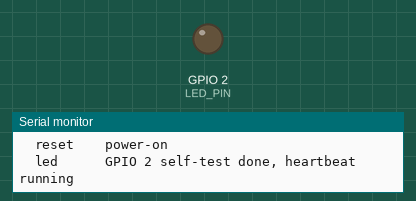
This program was run on a simulated ESP32. Parts: output pins drawn as LEDs (lit = HIGH), the last lines printed to the serial monitor. Random numbers use the default seed unless the program sets one.

Above: at 1.0 s.
At 44.82 s:
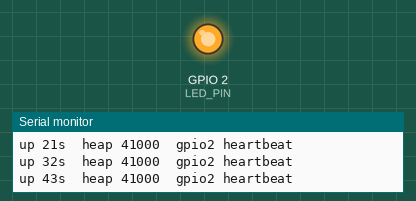
Timing chart, 0 to 45.4 s (numbered marks = the images above):
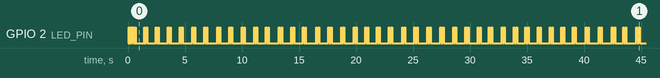

Measured:
- by itself, GPIO 2 (LED_PIN): moves between LOW and HIGH, repeating every 45.3 s
- by itself, everything shown: repeats every 34.6 s, in 64 steps

The program:

main.cpp
```cpp
#include <Arduino.h>
#include <esp_system.h>

const int LED_PIN = 2;

const uint32_t HEART_ON_MS = 80;
const uint32_t HEART_GAP_MS = 120;
const uint32_t HEART_REST_MS = 700;
const uint32_t STATUS_EVERY_MS = 10000;

static const char *resetReasonName(esp_reset_reason_t reason) {
    switch (reason) {
        case ESP_RST_POWERON:   return "power-on";
        case ESP_RST_EXT:       return "external pin";
        case ESP_RST_SW:        return "software";
        case ESP_RST_PANIC:     return "panic";
        case ESP_RST_INT_WDT:   return "interrupt watchdog";
        case ESP_RST_TASK_WDT:  return "task watchdog";
        case ESP_RST_WDT:       return "watchdog";
        case ESP_RST_DEEPSLEEP: return "deep-sleep";
        case ESP_RST_BROWNOUT:  return "brownout";
        case ESP_RST_SDIO:      return "sdio";
        default:                return "unknown";
    }
}

static void printMac() {
    const uint64_t mac = ESP.getEfuseMac();
    Serial.printf("  mac      %02X:%02X:%02X:%02X:%02X:%02X\n",
                  (uint8_t)(mac >> 0),
                  (uint8_t)(mac >> 8),
                  (uint8_t)(mac >> 16),
                  (uint8_t)(mac >> 24),
                  (uint8_t)(mac >> 32),
                  (uint8_t)(mac >> 40));
}

static void printIdentity() {
    Serial.println();
    Serial.println("esp32blink — board check");
    Serial.printf("  chip     %s rev %d, %u core(s) @ %u MHz\n",
                  ESP.getChipModel(),
                  ESP.getChipRevision(),
                  ESP.getChipCores(),
                  ESP.getCpuFreqMHz());
    Serial.printf("  flash    %u KB\n", ESP.getFlashChipSize() / 1024);
    Serial.printf("  heap     %u / %u bytes free\n",
                  ESP.getFreeHeap(),
                  ESP.getHeapSize());
    printMac();
    Serial.printf("  reset    %s\n", resetReasonName(esp_reset_reason()));
}

static void ledSelfTest() {
    for (int i = 0; i < 3; i++) {
        digitalWrite(LED_PIN, HIGH);
        delay(60);
        digitalWrite(LED_PIN, LOW);
        delay(60);
    }
}

static void heartbeat() {
    digitalWrite(LED_PIN, HIGH);
    delay(HEART_ON_MS);
    digitalWrite(LED_PIN, LOW);
    delay(HEART_GAP_MS);
    digitalWrite(LED_PIN, HIGH);
    delay(HEART_ON_MS);
    digitalWrite(LED_PIN, LOW);
    delay(HEART_REST_MS + (esp_random() % 200));
}

void setup() {
    Serial.begin(115200);
    delay(50);

    pinMode(LED_PIN, OUTPUT);
    digitalWrite(LED_PIN, LOW);

    printIdentity();
    ledSelfTest();

    Serial.printf("  led      GPIO %d self-test done, heartbeat running\n", LED_PIN);
    Serial.println();
}

void loop() {
    static uint32_t lastStatus = 0;

    heartbeat();

    const uint32_t now = millis();
    if (now - lastStatus >= STATUS_EVERY_MS) {
        lastStatus = now;
        Serial.printf("up %lus  heap %u  gpio%d heartbeat\n",
                      now / 1000UL,
                      ESP.getFreeHeap(),
                      LED_PIN);
    }
}
```
